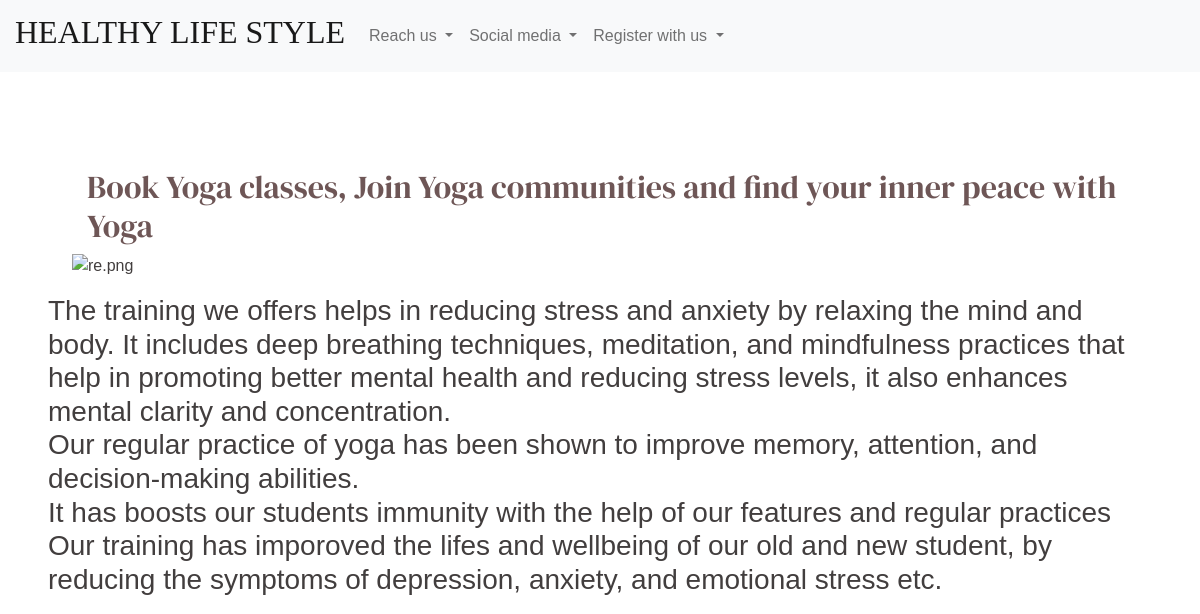
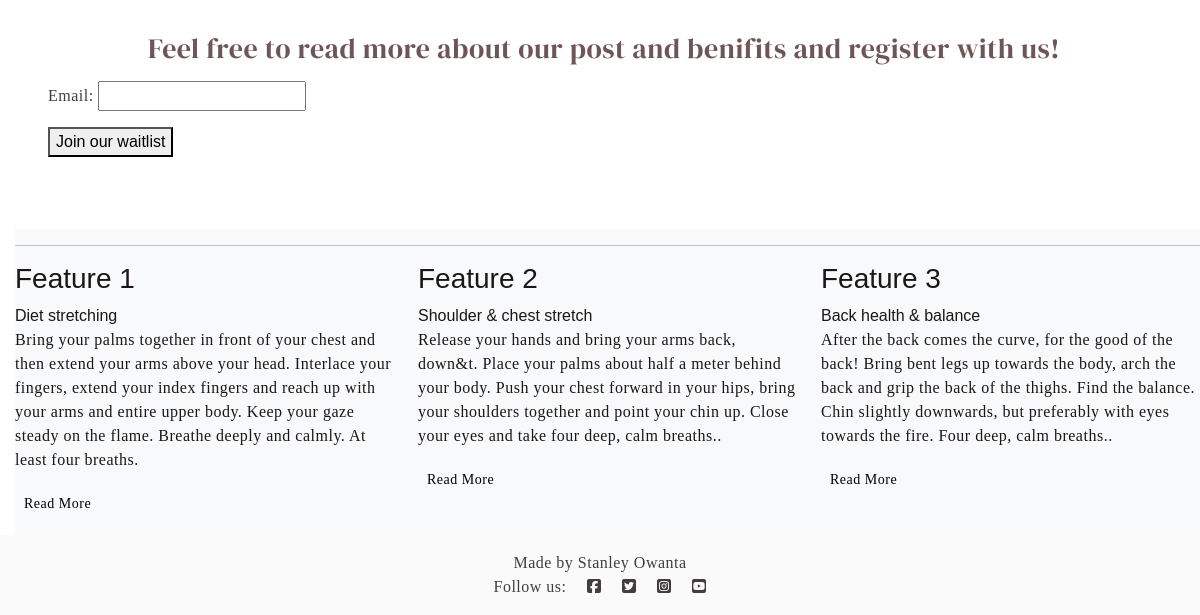
Before: / with the older database file (2 pictures, top to bottom).
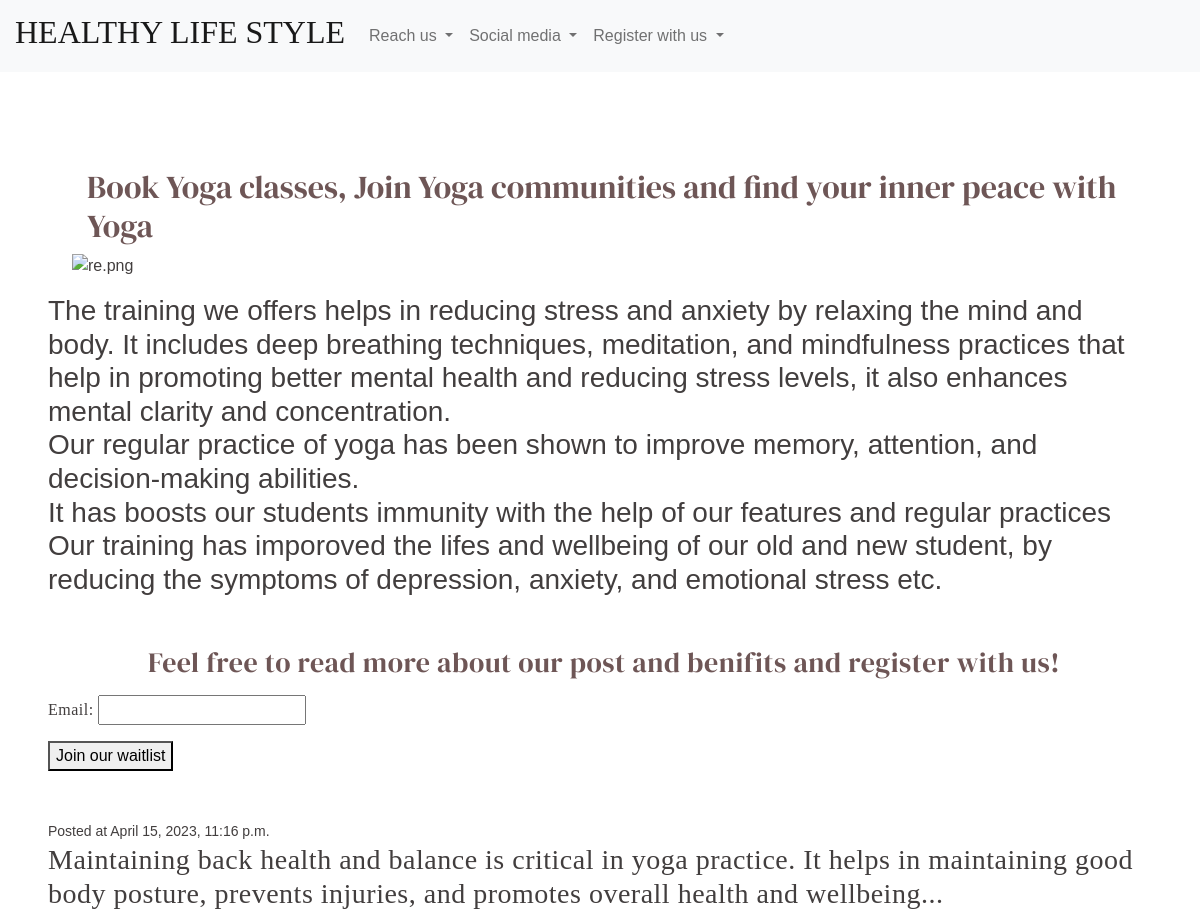
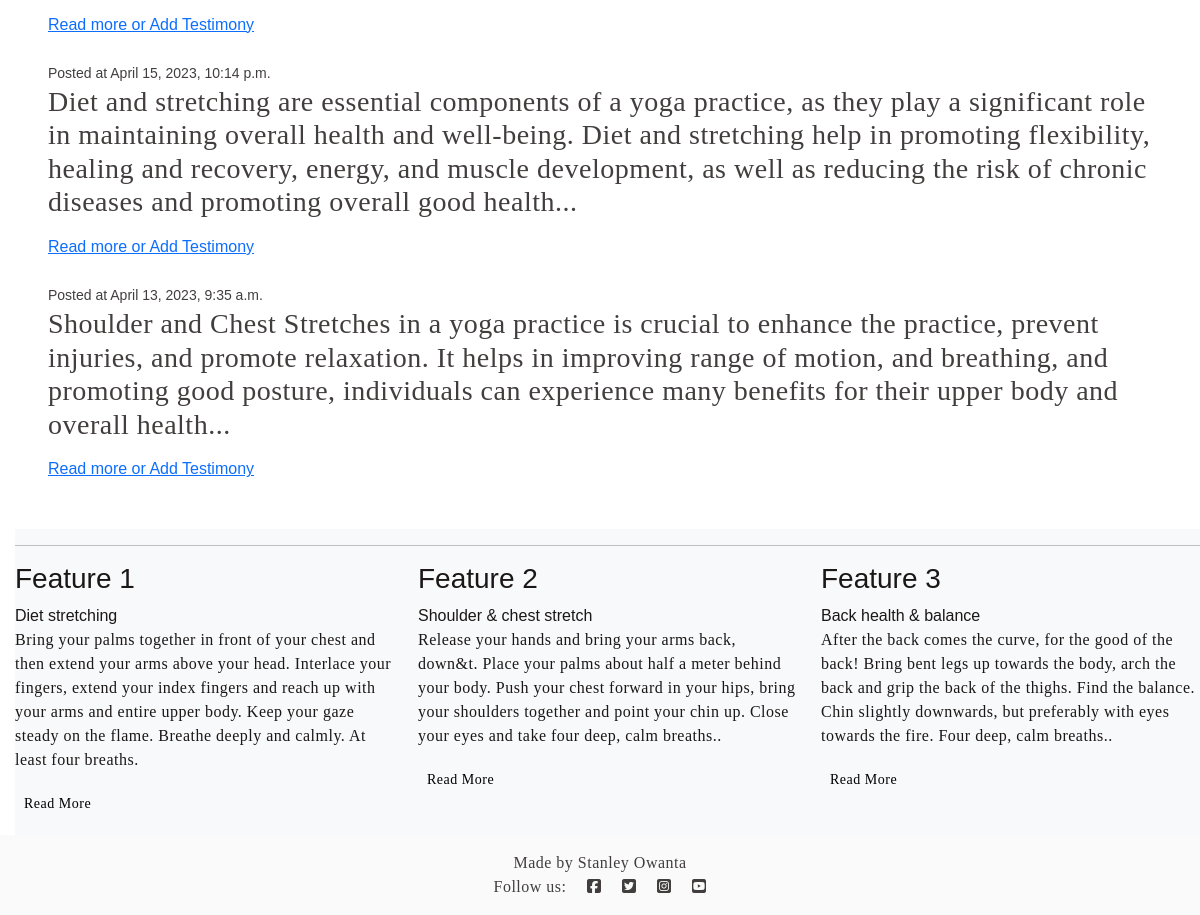
After: the same page with the newer database file (2 pictures, top to bottom).
### yogapp/models.py (models this page shows, shortened)
class Post(models.Model):
    title = models.CharField(max_length=255)
    author = models.ForeignKey(User, on_delete=models.CASCADE)
    slug = models.SlugField()
    intro = models.TextField()
    body = models.TextField()
    created_on = models.DateTimeField(auto_now_add=True)
    class Meta:
        ordering = ["-created_on"]

### yogapp/views.py (the view)
# urls.py: path('', frontpage, name='frontpage'),
def frontpage(request):
    posts = Post.objects.all()
    form = YogaEmailForm()
    return render(request, 'blog/frontpage.html', {'posts': posts, 'form': form})

### yogapp/forms.py
class YogaEmailForm(forms.ModelForm):
    class Meta:
        model = YogaEmail
        fields = ['email']

### yogapp/templates/blog/frontpage.html (shortened to what this page needs)
{% extends 'base.html' %}
{% load static %}
{% block content %}
<div class="container">
    <br>
    <br>
    <h2 class="para">Book Yoga classes, Join Yoga communities and find your inner peace with
        Yoga
    </h2>
    <img class="boo"
        src="https://img.freepik.com/vrije-vector/yoga-met-gezichtsmaskers-concept-illustratie_114360-5745.jpg?w=826&t=st=1681971492~exp=1681972092~hmac=cadc18582cce7162842f7c4eb3031683602eaad4f33a14654b494ff2508e65c7"
        alt="re.png">
</div>
</div>
<p>
    <h3>The training we offers helps in reducing stress and anxiety by relaxing the mind and body.
        It includes deep breathing techniques, meditation, and mindfulness practices that help in promoting
        better mental health and reducing stress levels, it also enhances mental clarity and concentration.
        <br>
        Our regular practice of yoga has been shown to improve memory, attention, and decision-making abilities. <br>
        It has boosts our students immunity with the help of our features and regular practices<br>
        Our training has imporoved the lifes and wellbeing of our old and new student, by
        reducing the symptoms of depression, anxiety, and emotional stress etc. <br>
</p>
<br>
<p class="pe">Feel free to read more about our post and benifits and register with us!</p>
<form method="post" action="{% url 'yoga_email' %}">
    {{ form.as_p }}
    <button to="" class="ui-button ui-button-base ui-button-primary" type="submit">Join our waitlist</button>
</form> <br>
{% for post in posts %}
<div class="post block">
    <small>Posted at {{ post.created_on }}</small>
    <h3>
        <p>{{ post.intro }}</p>
    </h3>
    <a href="{% url 'post_detail' post.slug %}">Read more or Add Testimony</a>
</div>
{% endfor %}
{% endblock %}

### templates/base.html (shortened to what this page needs)
{% load static %}
<!DOCTYPE html>
<html lang="en">
<head>
    <link rel="stylesheet" href="https://cdn.jsdelivr.net/npm/bulma@0.9.1/css/bulma.min.css">
    <link rel="stylesheet" href="https://cdnjs.cloudflare.com/ajax/libs/font-awesome/5.15.3/css/all.min.css">
    <link href="https://cdn.jsdelivr.net/npm/bootstrap@5.0.1/dist/css/bootstrap.min.css" rel="stylesheet"
>
    <link rel="stylesheet" href="{% static 'css/style.css' %}">
</head>
<body>
    <nav class="navbar navbar-light navbar-expand-sm bg-light">
        <a href="/" class="navbar-brand">
            <h2 class="h2">HEALTHY LIFE STYLE</h2>
        </a>
        <div class="navbar-collapse collapse show" id="navbarNavDropdown">
            <ul class="navbar-nav mr-auto">
                <li class="nav-item dropdown">
                    <a class="nav-link dropdown-toggle" href="" id="navbarDropdownMenuLink" role="button"
                        data-toggle="dropdown" aria-haspopup="true" aria-expanded="false">
                        Reach us
                    </a>
                </li>
                <li class="nav-item dropdown">
                    <a class="nav-link dropdown-toggle" href="#" id="navbarDropdownMenuLink" role="button"
                        data-toggle="dropdown" aria-haspopup="true" aria-expanded="false">
                        Social media
                    </a>
                </li>
                <li class="nav-item dropdown">
                    <a class="nav-link dropdown-toggle" href="#" id="navbarDropdownMenuLink" role="button"
                        data-toggle="dropdown" aria-haspopup="true" aria-expanded="false">
                        Register with us
                    </a>
                </li>
            </ul>
        </div>
    </nav>
    <section class="section">
        <div class="container">
            {% block content %}
            {% endblock %}
    </section>
    <section class="features" id="features">
        <div class="row">
            <div class="col-12 page-header">
                <hr class="block-divider block-divider--short block-divider--white">
            </div>
        </div>
        <div class="row">
            <div class="col-12 col-md-6 col-lg-4">
                <div class="feature">
                    <h3> Feature 1</h3> Diet stretching
                    <p>Bring your palms together in front of your chest and then extend your arms
                        above
                        your head.
                        Interlace your fingers, extend your index fingers and reach up with your
                        arms
                        and entire upper body.
                        Keep your gaze steady on the flame.
                        Breathe deeply and calmly. At least four breaths.</p>
                    <p><a class="btn btn-sm btn-light" href="{% url 'post_diet' 'Deit-' %}">Read More</a>
                    </p>
                </div>
            </div>
            <div class="col-12 col-md-6 col-lg-4">
                <div class="feature">
                    <h3>Feature 2</h3>Shoulder & chest stretch
                    <p>Release your hands and bring your arms back, down&t. Place your palms about
                        half
                        a meter behind your body.
                        Push your chest forward in your hips, bring your shoulders together and
                        point
                        your chin up.
                        Close your eyes and take four deep, calm breaths..</p>
                    <p><a class="btn btn-sm btn-light" href="{% url 'post_shoulder' '-General-' %}">Read
                            More</a></p>
                </div>
            </div>
            <div class="col-12 d-md-none d-lg-block col-lg-4">
                <div class="feature">
                    <h3>Feature 3</h3>Back health & balance
                    <p>After the back comes the curve, for the good of the back! Bring bent legs up
                        towards the body, arch the back and grip the back of the thighs.
                        Find the balance.
                        Chin slightly downwards, but preferably with eyes towards the fire.
                        Four deep, calm breaths..</p>
                    <p><a class="btn btn-sm btn-light" href="{% url 'post_detail' '-Balance-' %}">Read
                            More</a></p>
                </div>
            </div>
        </div>
    </section>
    <footer class="footer mt-auto py-3 dark-lt">
        <p class="m-0 text-center text-blue">Made by Stanley Owanta</p>
        <p class="m-0 text-center text-blue">Follow us: <i class="fab fa-facebook-square ms-3"></i>
            <i class="fab fa-twitter-square ms-3"></i>
            <i class="fab fa-instagram-square ms-3"></i>
            <i class="fab fa-youtube-square ms-3"></i></p>
    </footer>
</body>
</html>

### static/css/style.css (style rules this page uses)
body { background-color: #f8f8f808; color : #423e3e; font-family: sans-serif, sans-serif; }
h2 { margin-left: 15px; font-family: serif, sans-serif }
.features { background-color: #f8f9fa; color: #1a1716; text-align: left; margin-left: 15px; }
p { font-family: serif, sans-serif; letter-spacing: 0.5px; }
.para { font-family: 'DM Serif Display', serif; color: #6e5656; }
.pe { font-family: 'DM Serif Display', serif; color: #6e5656; margin-left: 100px; }

Changed rows visible on the page:
added Post: created_on "April 15, 2023, 11:16 p.m.", intro "Maintaining back health and balance is critical in yoga practice. It helps in maintaining good body posture, prevents injuries, and promotes overall health and wellbeing..."
added Post: created_on "April 15, 2023, 10:14 p.m.", intro "Diet and stretching are essential components of a yoga practice, as they play a significant role in maintaining overall health and well-being. Diet and stretching help in promoting flexibility, healing and recovery, energy, and muscle development, as well as reducing the risk of chronic diseases and promoting overall good health..."
added Post: created_on "April 13, 2023, 9:35 a.m.", intro "Shoulder and Chest Stretches in a yoga practice is crucial to enhance the practice, prevent injuries, and promote relaxation. It helps in improving range of motion, and breathing, and promoting good posture, individuals can experience many benefits for their upper body and overall health..."
